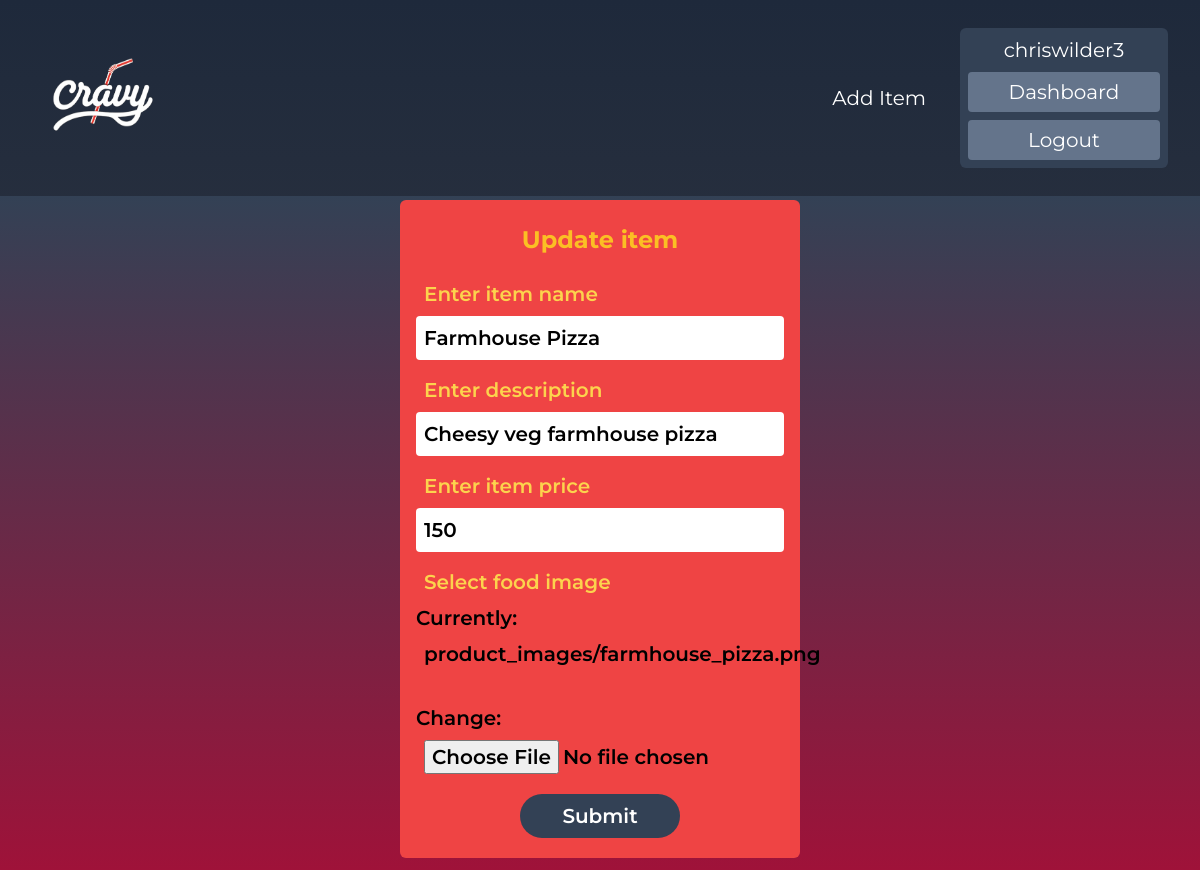
/item/update_item/1 (signed in), run on the app's committed database.
### food/models.py (models this page shows, shortened)
class Item(models.Model):
    name = models.CharField(max_length= 255)
    description = models.CharField(max_length= 255)
    price = models.IntegerField()
    image = models.ImageField(upload_to = 'product_images/', null= True)
    posted_by = models.ForeignKey(User, on_delete = models.CASCADE, default=1)

### food/views.py (the view, shortened to what this page needs)
# urls.py: path('item/update_item/<int:id>', views.update_item, name='update_item'),
def update_item( request, id):
    item = Item.objects.get( id = id)
    if request.method == 'GET':
        form = AddItemForm( instance = item)
        context ={
            'form':form,
            'item':item,
            'update': True,
        }
        return render(request, 'add_item.html',context)

### food/forms.py
class AddItemForm( forms.ModelForm):
    class Meta:
        model = Item
        fields = ['name','description','price','image']

### food/templates/add_item.html (shortened to what this page needs)
{% extends 'master.html' %}
{% block content %}
    <form method="post" class="flex flex-col justify-center bg-red-500 mb-2 p-4 mx-auto  w-1/3 text-xl text-black font-semibold
            [&>*]:p-2  rounded-md [&>input]:rounded" action="{% url 'food:add_item' %}"
            enctype="multipart/form-data">
        <h3 class="text-amber-400 font-bold text-2xl text-center">
            {{ update|default:False|yesno:'Update item,Add Item'}}</h3>
        <label class="text-amber-300 mt-2" for="{{form.name.id_for_label}}"> Enter item name </label>
        {{ form.name }}
        <label class="text-amber-300 mt-2" for="{{form.description.id_for_label}}"> Enter description </label>
        {{form.description}}
        <label class="text-amber-300 mt-2" for="{{form.price.id_for_label}}"> Enter item price</label>
        {{form.price}}
        <label class="text-amber-300 mt-2" for="{{form.image.id_for_label}}"> Select food image</label>
        {{form.image}}
        <button type="submit" class="flex-none min-w-40 mt-3 mb-1 p-2 mx-auto  text-white bg-slate-700
                        transition delay-60 hover:scale-105 hover:-translate-y-1 hover:bg-slate-900 hover:text-white  rounded-full" >
             Submit
        </button>
    </form>
{% endblock %}

### food/templates/master.html (shortened to what this page needs)
{% load static %}
<!DOCTYPE html>
<html lang="en">
<head>
    <script src="https://cdn.tailwindcss.com"></script>
</head>
<body class=" text-white flex flex-col bg-gradient-to-b from-slate-800 to-zinc-700 bg-no-repeat
    min-h-screen">
    <nav class="md:flex flex-row m-4 px-4 py-3 text-xl gap-7  items-center">
        <a href="{% url 'food:home' %}" class=" border-2 border-transparent
                    transition delay-60 hover:-translate-y-1  hover:border-white rounded ">
            <img class="w-32 h-24" src="{% static 'logo3.png' %}" alt="">
        </a>
        <a href="{% url 'food:add_item' %}" class="border-2 border-transparent ml-auto p-1
                    transition delay-75 hover:-translate-y-2 hover:scale-110 hover:border-white rounded ">
            Add Item
        </a>
    {% if user.is_authenticated %}
        <div class="flex flex-col bg-slate-700  p-2 text-center rounded-md ">
            {{user.username}}
            <a href="{% url 'users:profile' %}"  class="border-2 border-transparent p-1 my-2
                transition delay-75 hover:scale-105 hover:border-white rounded mx-auto min-w-48
                bg-slate-500 ">
                Dashboard
            </a>
            <form action="{% url 'users:logout' %}" method="post">
                <button type="submit" class="border-2 border-transparent  p-1 bg-slate-500
                        transition delay-75  min-w-48 mx-auto hover:scale-105 hover:border-white rounded">
                    Logout
                </button>
            </form>
        </div>
    {% endif %}
    </nav>
    <div class="bg-gradient-to-b py-1 from-slate-700 to-rose-800">
    {% block content %}{% endblock %}
    </div>
</body>
</html>

### food/templates/master.html (style rules this page uses)
body { font-family: "Montserrat", sans-serif; }

### data on the page
Item: name "Farmhouse Pizza", description "Cheesy veg farmhouse pizza", price "150"

### other printed values
{{ user.username }} "chriswilder3"
{{ update|default:False|yesno:'Update item,Add Item' }} "Update item"
